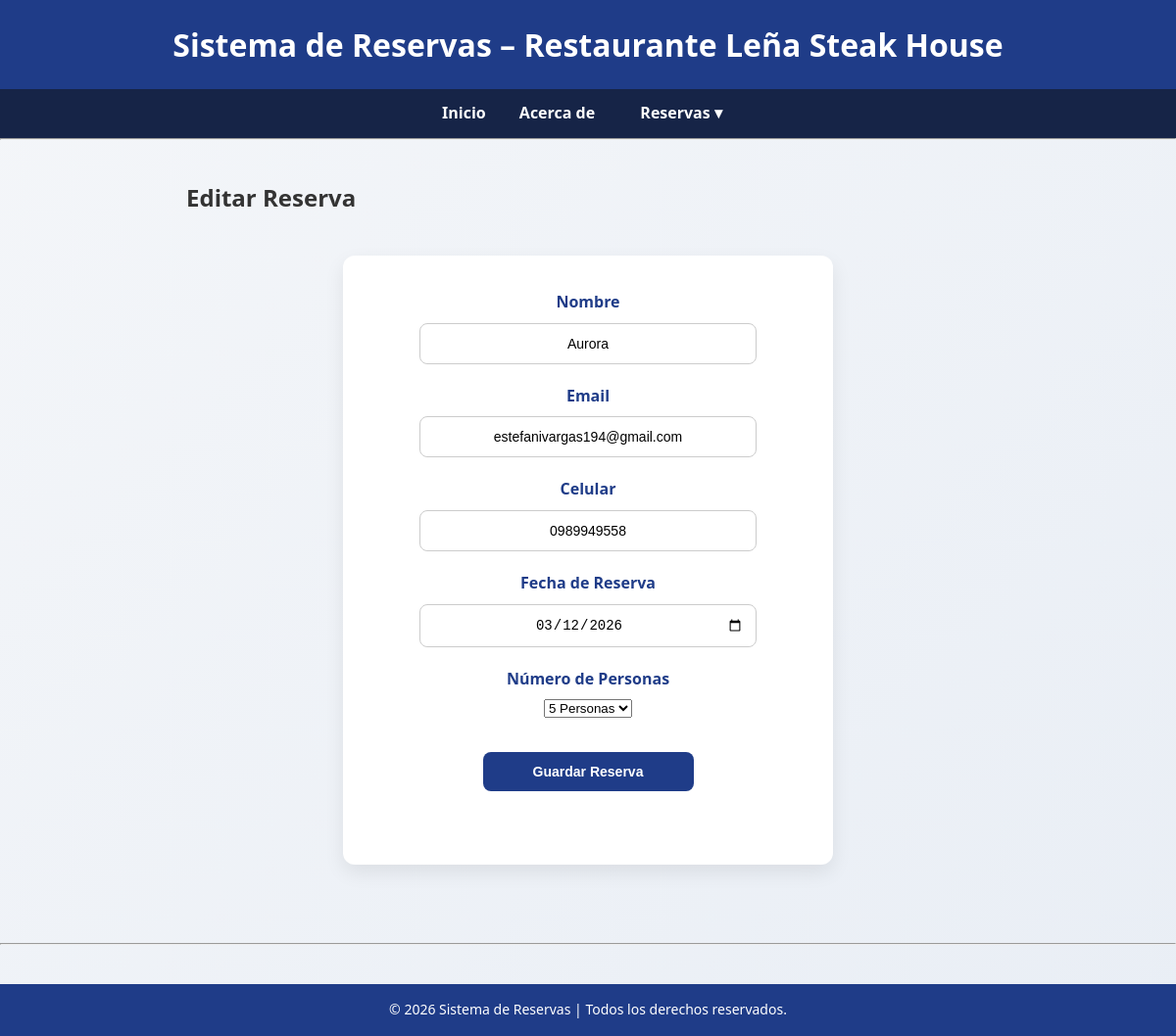
The app's page /clientes/editar/3 with its own data.
### tables this page shows
CREATE TABLE clientes (
                id INTEGER PRIMARY KEY AUTOINCREMENT,
                nombre TEXT NOT NULL,
                email TEXT NOT NULL,
                celular TEXT NOT NULL,
                fecha_reserva TEXT NOT NULL,
                personas INTEGER NOT NULL
            );

### app.py (the view, shortened to what this page needs)
@app.route("/clientes/editar/<int:id>", methods=["GET", "POST"])
def editar_cliente(id):
    cliente_db = gestor.obtener_cliente_por_id(id)
    if not cliente_db:
        flash("Cliente no encontrado", "danger")
        return redirect(url_for("clientes_listar"))
    cliente_db = dict(cliente_db)
    cliente_db["fecha_reserva"] = datetime.strptime(
        cliente_db["fecha_reserva"], "%Y-%m-%d"
    ).date()
    form = ClienteForm(data=cliente_db)
    return render_template("editar_cliente.html", form=form)

### form.py
class ClienteForm(FlaskForm):
    nombre = StringField("Nombre", validators=[DataRequired(), Length(min=2, max=200)])
    email = StringField("Email",  validators=[DataRequired(), Email(), Length(max=200)])
    celular = StringField("Celular", validators=[DataRequired(), Length(min=10, max=10)])
    fecha_reserva = DateField(
        "Fecha de Reserva",
        validators=[DataRequired()],
        format='%Y-%m-%d',
        render_kw={"min": date.today()}  # No permite fechas pasadas
    )
    personas = SelectField(
    "Número de Personas",
    choices=[(0, "")] + [(i, f"{i} Persona" if i == 1 else f"{i} Personas") for i in range(1, 9)],
    coerce=int,
    validators=[DataRequired()]
)
    submit = SubmitField("Guardar Reserva")

### reservas/bd.py (called while the page is built)
def get_db_connection():
    db_path.parent.mkdir (parents=True, exist_ok=True)
    conn = sqlite3.connect(db_path)
    conn.row_factory = sqlite3. Row
    return conn

### reservas/gestor_clientes.py (called while the page is built)
    def obtener_cliente_por_id(self, id):
        with get_db_connection() as conn:
            return conn.execute(
                "SELECT * FROM clientes WHERE id=?",
                (id,)
            ).fetchone()

### templates/editar_cliente.html (shortened to what this page needs)
{% extends "base.html" %}
{% block content %}
<h2>Editar Reserva</h2>
<form method="POST">
    <p>{{ form.nombre.label }} {{ form.nombre() }}</p>
    <p>{{ form.email.label }} {{ form.email() }}</p>
    <p>{{ form.celular.label }} {{ form.celular() }}</p>
    <p>{{ form.fecha_reserva.label }} {{ form.fecha_reserva() }}</p>
    <p>{{ form.personas.label }} {{ form.personas() }}</p>
    <p>{{ form.submit(class="btn") }}</p>
</form>
{% endblock %}

### static/styles.css (style rules this page uses)
* { margin: 0; padding: 0; box-sizing: border-box; }
body { font-family: 'Segoe UI', Tahoma, Geneva, Verdana, sans-serif; background: linear-gradient(135deg, #f4f6f9, #e9eef5); color: #333; line-height: 1.6; }
.btn { display: inline-block; padding: 12px 22px; background: #1f3c88; color: white; border-radius: 8px; text-decoration: none; font-weight: bold; transition: 0.3s ease; margin: 20px 0; }
form { background: white; padding: 35px; border-radius: 12px; box-shadow: 0 8px 20px rgba(0,0,0,0.08); max-width: 500px; margin: 40px auto; text-align: center; }
form p { margin-bottom: 20px; display: flex; flex-direction: column; align-items: center; }
form label { font-weight: bold; margin-bottom: 8px; color: #1f3c88; }
form input { width: 80%; padding: 12px; border-radius: 8px; border: 1px solid #ccc; font-size: 14px; text-align: center; transition: 0.3s ease; }
form input[type="submit"] { background: #1f3c88; color: white; padding: 12px; border: none; border-radius: 8px; cursor: pointer; font-weight: bold; width: 50%; margin-top: 15px; transition: 0.3s ease; }

### records on screen
clientes: nombre "Aurora", email "estefanivargas194@gmail.com", celular "0989949558", fecha_reserva "03/12/2026", personas "5 Personas"
